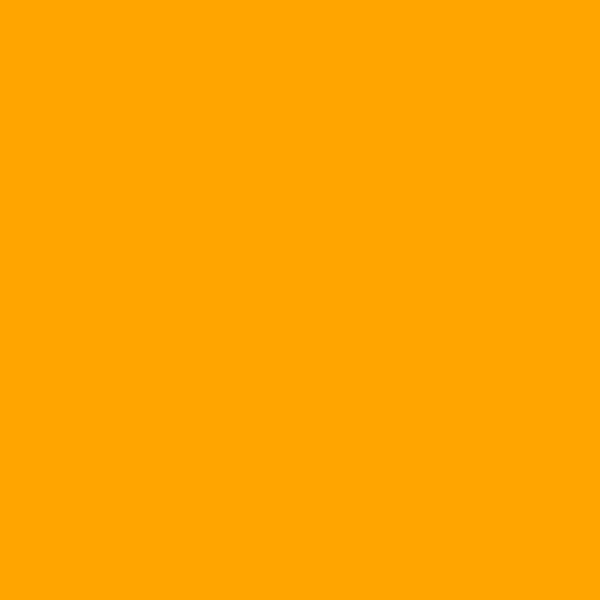
Frame 1 (no input)
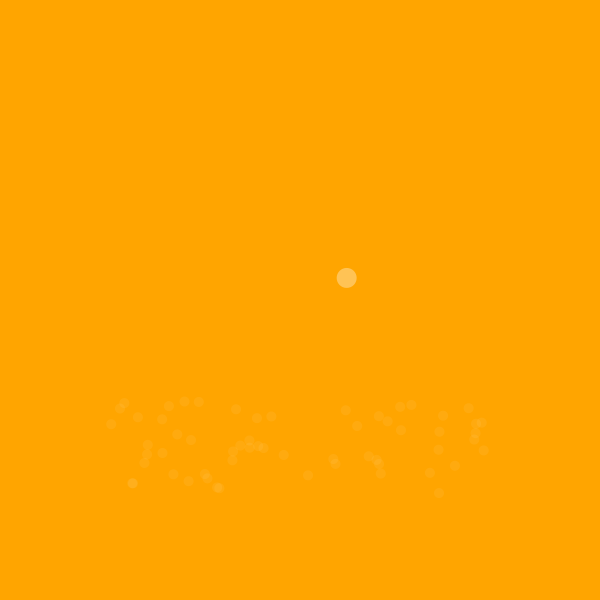
Frame 60 (the mouse pressed at the canvas centre just before this capture)
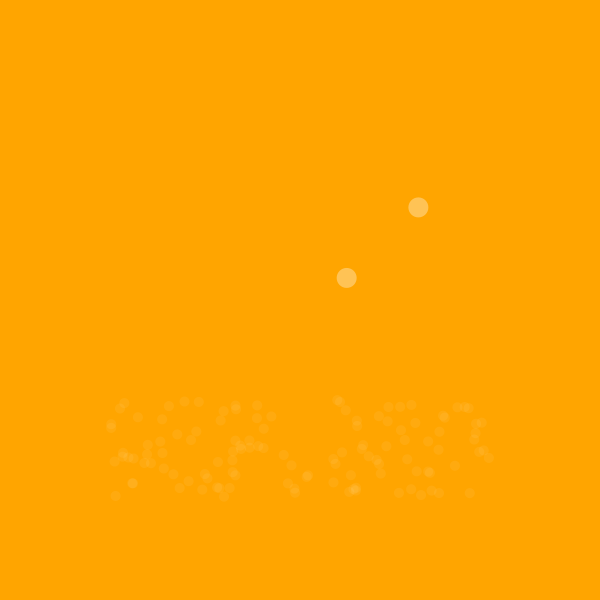
Frame 120 (the mouse held since frame 60 and released just before this capture)

The Processing sketch that drew these frames (run headless with seeded random() and noise(); from frame 60 on, the mouse is pressed at the canvas centre):

// Processing sketch: processing_73483
// ── processing_73483.pde

Mins timerMins;
Sec timerSec;
MilliSec timerMillis;

class Mins {
 
  int savedTime; 
  int wholeTime;
  
  Mins(int tempWholeTime) {
    wholeTime = tempWholeTime;
  }
  
  void start() {
    savedTime = millis(); 
  
  }

  boolean isFinished() { 
    int timeThatsPassed = millis()- savedTime;
    if (timeThatsPassed > wholeTime) {
      return true;
    } else {
      return false;
    }
  }
}

class Sec {
 
  int savedTime; 
  int wholeTime;
  
  Sec(int tempWholeTime) {
    wholeTime = tempWholeTime;
  }
  
  void start() {
    savedTime = millis(); 
  
  }

  boolean isFinished() { 
    int timeThatsPassed = millis()- savedTime;
    if (timeThatsPassed > wholeTime) {
      return true;
    } else {
      return false;
    }
  }
}

class MilliSec {
 
  int savedTime;
  int wholeTime;
  
  MilliSec(int tempWholeTime) {
    wholeTime = tempWholeTime;
  }
 
  void start() {
    savedTime = millis(); 
  }
  
  boolean isFinished() { 
    int timeThatsPassed = millis()- savedTime;
    if (timeThatsPassed > wholeTime) {
      return true;
    } else {
      return false;
    }
  }
}

void setup() {
  background (255, 165, 0);
  noStroke();
  size(600,600);
  smooth();
  timerMins = new Mins(60000);
  timerMins.start();
  timerSec = new Sec(1000);
  timerSec.start();
  timerMillis = new MilliSec(1);
  timerMillis.start();
}

void draw() {
    if (timerMins.isFinished()) {
    fill(255, 85);
    ellipse(random(120, 480), random(100, 100), 40, 40);
    timerMins.start();
  }
   if (timerSec.isFinished()) {
    fill(255, 85);
    ellipse(random(110, 490), random(200, 300), 20, 20);
    timerSec.start();
  }
    if (timerMillis.isFinished()) {
    fill(255, 15);
    ellipse(random(105, 495), random(400, 500), 10, 10);
    timerMillis.start();
  }
}
void mousePressed() {
  fill (255, 165, 0);
  rect (0, 0, 600, 600);
  }
